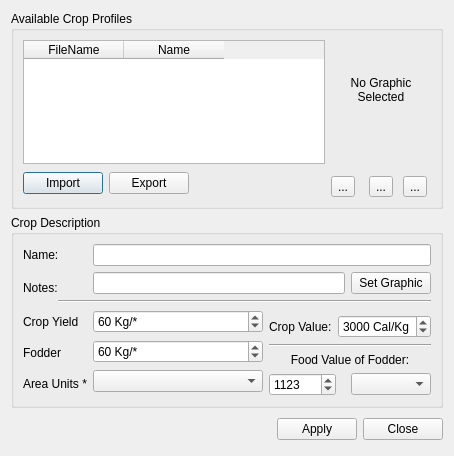
<ui version="4.0" >
 <class>LaCropManagerBase</class>
 <widget class="QDialog" name="LaCropManagerBase" >
  <property name="geometry" >
   <rect>
    <x>0</x>
    <y>0</y>
    <width>454</width>
    <height>456</height>
   </rect>
  </property>
  <property name="windowTitle" >
   <string>Crop Profile Manager</string>
  </property>
  <property name="windowIcon" >
   <iconset resource="../resources.qrc" >
    <normaloff>:/la_icon_small.png</normaloff>:/la_icon_small.png</iconset>
  </property>
  <layout class="QGridLayout" name="gridLayout_2" >
   <item row="0" column="0" colspan="3" >
    <widget class="QGroupBox" name="grpProfiles" >
     <property name="title" >
      <string>Available Crop Profiles</string>
     </property>
     <layout class="QGridLayout" >
      <property name="margin" >
       <number>9</number>
      </property>
      <property name="spacing" >
       <number>6</number>
      </property>
      <item rowspan="2" row="0" column="3" >
       <layout class="QGridLayout" >
        <property name="margin" >
         <number>0</number>
        </property>
        <property name="spacing" >
         <number>6</number>
        </property>
        <item row="2" column="0" >
         <widget class="QToolButton" name="toolNew" >
          <property name="toolTip" >
           <string>&lt;html>&lt;head>&lt;meta name="qrichtext" content="1" />&lt;style type="text/css">
p, li { white-space: pre-wrap; }
&lt;/style>&lt;/head>&lt;body style=" font-family:'Sans Serif'; font-size:9pt; font-weight:400; font-style:normal; text-decoration:none;">
&lt;p style=" margin-top:0px; margin-bottom:0px; margin-left:0px; margin-right:0px; -qt-block-indent:0; text-indent:0px;">Define a new crop&lt;/p>&lt;/body>&lt;/html></string>
          </property>
          <property name="whatsThis" >
           <string>&lt;html>&lt;head>&lt;meta name="qrichtext" content="1" />&lt;style type="text/css">
p, li { white-space: pre-wrap; }
&lt;/style>&lt;/head>&lt;body style=" font-family:'Sans Serif'; font-size:9pt; font-weight:400; font-style:normal; text-decoration:none;">
&lt;p style=" margin-top:0px; margin-bottom:0px; margin-left:0px; margin-right:0px; -qt-block-indent:0; text-indent:0px;">If you simply change the name or settings and click apply in the Crop Manager, you are just editing the Crop currently selected. To create a new Crop, you must click on the New button.&lt;/p>&lt;/body>&lt;/html></string>
          </property>
          <property name="text" >
           <string>...</string>
          </property>
          <property name="icon" >
           <iconset resource="../resources.qrc" >
            <normaloff>:/new.png</normaloff>:/new.png</iconset>
          </property>
         </widget>
        </item>
        <item row="2" column="2" >
         <widget class="QToolButton" name="toolDelete" >
          <property name="toolTip" >
           <string>&lt;html>&lt;head>&lt;meta name="qrichtext" content="1" />&lt;style type="text/css">
p, li { white-space: pre-wrap; }
&lt;/style>&lt;/head>&lt;body style=" font-family:'Sans Serif'; font-size:9pt; font-weight:400; font-style:normal; text-decoration:none;">
&lt;p style=" margin-top:0px; margin-bottom:0px; margin-left:0px; margin-right:0px; -qt-block-indent:0; text-indent:0px;">Delete the currently selected crop&lt;/p>&lt;/body>&lt;/html></string>
          </property>
          <property name="text" >
           <string>...</string>
          </property>
          <property name="icon" >
           <iconset resource="../resources.qrc" >
            <normaloff>:/delete.png</normaloff>:/delete.png</iconset>
          </property>
         </widget>
        </item>
        <item row="2" column="1" >
         <widget class="QToolButton" name="toolCopy" >
          <property name="toolTip" >
           <string>&lt;html>&lt;head>&lt;meta name="qrichtext" content="1" />&lt;style type="text/css">
p, li { white-space: pre-wrap; }
&lt;/style>&lt;/head>&lt;body style=" font-family:'Sans Serif'; font-size:9pt; font-weight:400; font-style:normal; text-decoration:none;">
&lt;p style=" margin-top:0px; margin-bottom:0px; margin-left:0px; margin-right:0px; -qt-block-indent:0; text-indent:0px;">Clone the currently selected crop&lt;/p>&lt;/body>&lt;/html></string>
          </property>
          <property name="whatsThis" >
           <string>&lt;html>&lt;head>&lt;meta name="qrichtext" content="1" />&lt;style type="text/css">
p, li { white-space: pre-wrap; }
&lt;/style>&lt;/head>&lt;body style=" font-family:'Sans Serif'; font-size:9pt; font-weight:400; font-style:normal; text-decoration:none;">
&lt;p style=" margin-top:0px; margin-bottom:0px; margin-left:0px; margin-right:0px; -qt-block-indent:0; text-indent:0px;">If you want to create a new crop that is similar to one already defined, you can clone this crop to save time. All of the settings of the crop you are cloning are transferred to the new clone, but the name is changed to Clone of ... (whatever the name of the crop you are cloning was).&lt;/p>&lt;/body>&lt;/html></string>
          </property>
          <property name="text" >
           <string>...</string>
          </property>
          <property name="icon" >
           <iconset resource="../resources.qrc" >
            <normaloff>:/copy.png</normaloff>:/copy.png</iconset>
          </property>
         </widget>
        </item>
        <item row="1" column="1" >
         <spacer>
          <property name="orientation" >
           <enum>Qt::Vertical</enum>
          </property>
          <property name="sizeHint" stdset="0" >
           <size>
            <width>20</width>
            <height>20</height>
           </size>
          </property>
         </spacer>
        </item>
        <item row="0" column="0" colspan="3" >
         <widget class="QLabel" name="lblCropPix" >
          <property name="sizePolicy" >
           <sizepolicy vsizetype="Fixed" hsizetype="Fixed" >
            <horstretch>0</horstretch>
            <verstretch>0</verstretch>
           </sizepolicy>
          </property>
          <property name="minimumSize" >
           <size>
            <width>100</width>
            <height>100</height>
           </size>
          </property>
          <property name="maximumSize" >
           <size>
            <width>100</width>
            <height>100</height>
           </size>
          </property>
          <property name="text" >
           <string>No Graphic
Selected</string>
          </property>
          <property name="alignment" >
           <set>Qt::AlignCenter</set>
          </property>
         </widget>
        </item>
       </layout>
      </item>
      <item row="0" column="0" colspan="3" >
       <widget class="QTableWidget" name="tblCrops" >
        <property name="sizePolicy" >
         <sizepolicy vsizetype="Expanding" hsizetype="Expanding" >
          <horstretch>0</horstretch>
          <verstretch>0</verstretch>
         </sizepolicy>
        </property>
        <property name="minimumSize" >
         <size>
          <width>0</width>
          <height>0</height>
         </size>
        </property>
        <property name="toolTip" >
         <string>&lt;html>&lt;head>&lt;meta name="qrichtext" content="1" />&lt;style type="text/css">
p, li { white-space: pre-wrap; }
&lt;/style>&lt;/head>&lt;body style=" font-family:'Sans Serif'; font-size:9pt; font-weight:400; font-style:normal; text-decoration:none;">
&lt;p style=" margin-top:0px; margin-bottom:0px; margin-left:0px; margin-right:0px; -qt-block-indent:0; text-indent:0px;">Select a crop here to see and/or edit it's properties below.&lt;/p>&lt;/body>&lt;/html></string>
        </property>
        <property name="whatsThis" >
         <string>&lt;html>&lt;head>&lt;meta name="qrichtext" content="1" />&lt;style type="text/css">
p, li { white-space: pre-wrap; }
&lt;/style>&lt;/head>&lt;body style=" font-family:'Sans Serif'; font-size:9pt; font-weight:400; font-style:normal; text-decoration:none;">
&lt;p style=" margin-top:0px; margin-bottom:0px; margin-left:0px; margin-right:0px; -qt-block-indent:0; text-indent:0px;">In order to enable Landuse Analyst to model any crop, several details must be entered to define specific varieties. Crop Manager asks for general information about the crop in this section. You might want to have more than one strain of the same variety, however, which is allowed.&lt;/p>
&lt;p style=" margin-top:12px; margin-bottom:12px; margin-left:0px; margin-right:0px; -qt-block-indent:0; text-indent:0px;">To define different strains of the same variety is quite easy. Let's say you want to have two kinds of wheat for example. The Name: field is Wheat for both, but in Notes: field, enter Hard Red for one, and Soft White for the other. Then adjust the other parameters as you wish. Even though the name is the same, the crop is saved uniquely.&lt;/p>&lt;/body>&lt;/html></string>
        </property>
        <property name="alternatingRowColors" >
         <bool>true</bool>
        </property>
        <property name="selectionMode" >
         <enum>QAbstractItemView::SingleSelection</enum>
        </property>
        <property name="selectionBehavior" >
         <enum>QAbstractItemView::SelectRows</enum>
        </property>
        <column>
         <property name="text" >
          <string>FileName</string>
         </property>
        </column>
        <column>
         <property name="text" >
          <string>Name</string>
         </property>
        </column>
       </widget>
      </item>
      <item row="1" column="0" >
       <widget class="QPushButton" name="pbnImport" >
        <property name="minimumSize" >
         <size>
          <width>80</width>
          <height>0</height>
         </size>
        </property>
        <property name="text" >
         <string>Import</string>
        </property>
       </widget>
      </item>
      <item row="1" column="1" >
       <widget class="QPushButton" name="pbnExport" >
        <property name="minimumSize" >
         <size>
          <width>80</width>
          <height>0</height>
         </size>
        </property>
        <property name="text" >
         <string>Export</string>
        </property>
       </widget>
      </item>
      <item row="1" column="2" >
       <spacer>
        <property name="orientation" >
         <enum>Qt::Horizontal</enum>
        </property>
        <property name="sizeHint" stdset="0" >
         <size>
          <width>111</width>
          <height>27</height>
         </size>
        </property>
       </spacer>
      </item>
     </layout>
    </widget>
   </item>
   <item row="1" column="0" colspan="3" >
    <widget class="QGroupBox" name="groupBoxPlantDescription" >
     <property name="whatsThis" >
      <string>&lt;html>&lt;head>&lt;meta name="qrichtext" content="1" />&lt;style type="text/css">
p, li { white-space: pre-wrap; }
&lt;/style>&lt;/head>&lt;body style=" font-family:'Sans Serif'; font-size:9pt; font-weight:400; font-style:normal; text-decoration:none;">
&lt;p style=" margin-top:0px; margin-bottom:0px; margin-left:0px; margin-right:0px; -qt-block-indent:0; text-indent:0px;">In order to enable Landuse Analyst to model any crop, several details must be entered to define specific varieties. Crop Manager asks for general information about the crop in this section. You might want to have more than one strain of the same variety, however, which is allowed.&lt;/p>
&lt;p style=" margin-top:12px; margin-bottom:12px; margin-left:0px; margin-right:0px; -qt-block-indent:0; text-indent:0px;">To define different strains of the same variety is quite easy. Let's say you want to have two kinds of wheat for example. The Name: field is Wheat for both, but in Notes: field, enter Hard Red for one, and Soft White for the other. Then adjust the other parameters as you wish. Even though the name is the same, the crop is saved uniquely.&lt;/p>&lt;/body>&lt;/html></string>
     </property>
     <property name="title" >
      <string>Crop Description</string>
     </property>
     <layout class="QGridLayout" name="gridLayout" >
      <item row="0" column="0" colspan="2" >
       <widget class="QLabel" name="label" >
        <property name="text" >
         <string>Name:</string>
        </property>
       </widget>
      </item>
      <item row="0" column="2" colspan="4" >
       <widget class="QLineEdit" name="leName" >
        <property name="whatsThis" >
         <string>&lt;html>&lt;head>&lt;meta name="qrichtext" content="1" />&lt;style type="text/css">
p, li { white-space: pre-wrap; }
&lt;/style>&lt;/head>&lt;body style=" font-family:'Sans Serif'; font-size:9pt; font-weight:400; font-style:normal; text-decoration:none;">
&lt;p style=" margin-top:0px; margin-bottom:0px; margin-left:0px; margin-right:0px; -qt-block-indent:0; text-indent:0px;">Enter the name of the crop you are defining in this field. You do not need a unique name. You can have, for example, 10 crops defined, all named "Wheat". Landuse Analyst uses a special method of saving the crops to eliminate the issue of duplicate filenames.&lt;/p>&lt;/body>&lt;/html></string>
        </property>
       </widget>
      </item>
      <item rowspan="2" row="1" column="0" colspan="2" >
       <widget class="QLabel" name="label_4" >
        <property name="text" >
         <string>Notes:</string>
        </property>
       </widget>
      </item>
      <item row="1" column="2" colspan="3" >
       <widget class="QLineEdit" name="leDescription" >
        <property name="whatsThis" >
         <string>&lt;html>&lt;head>&lt;meta name="qrichtext" content="1" />&lt;style type="text/css">
p, li { white-space: pre-wrap; }
&lt;/style>&lt;/head>&lt;body style=" font-family:'Sans Serif'; font-size:9pt; font-weight:400; font-style:normal; text-decoration:none;">
&lt;p style=" margin-top:0px; margin-bottom:0px; margin-left:0px; margin-right:0px; -qt-block-indent:0; text-indent:0px;">Because Landuse Analyst allows more than one type of crop to be defined, the Notes: field allows you to give a brief description of the the crop. For example, you may have two "Wheat" crops defined, and the Notes: fields could contain "Hard Red" and "Soft White" to distinguish between them.&lt;/p>&lt;/body>&lt;/html></string>
        </property>
       </widget>
      </item>
      <item row="1" column="5" >
       <widget class="QPushButton" name="pbnCropPic" >
        <property name="sizePolicy" >
         <sizepolicy vsizetype="Fixed" hsizetype="Fixed" >
          <horstretch>0</horstretch>
          <verstretch>0</verstretch>
         </sizepolicy>
        </property>
        <property name="text" >
         <string>Set Graphic</string>
        </property>
       </widget>
      </item>
      <item row="2" column="1" colspan="5" >
       <widget class="Line" name="line_2" >
        <property name="orientation" >
         <enum>Qt::Horizontal</enum>
        </property>
       </widget>
      </item>
      <item rowspan="5" row="3" column="0" colspan="2" >
       <layout class="QVBoxLayout" >
        <item>
         <widget class="QLabel" name="labelPlantDescription4" >
          <property name="sizePolicy" >
           <sizepolicy vsizetype="Preferred" hsizetype="Preferred" >
            <horstretch>0</horstretch>
            <verstretch>0</verstretch>
           </sizepolicy>
          </property>
          <property name="text" >
           <string>Crop Yield</string>
          </property>
          <property name="textFormat" >
           <enum>Qt::AutoText</enum>
          </property>
          <property name="wordWrap" >
           <bool>false</bool>
          </property>
         </widget>
        </item>
        <item>
         <widget class="QLabel" name="labelPlantDescription6" >
          <property name="sizePolicy" >
           <sizepolicy vsizetype="Preferred" hsizetype="Minimum" >
            <horstretch>0</horstretch>
            <verstretch>0</verstretch>
           </sizepolicy>
          </property>
          <property name="toolTip" >
           <string>&lt;html>&lt;head>&lt;meta name="qrichtext" content="1" />&lt;style type="text/css">
p, li { white-space: pre-wrap; }
&lt;/style>&lt;/head>&lt;body style=" font-family:'Sans Serif'; font-size:9pt; font-weight:400; font-style:normal; text-decoration:none;">
&lt;p style=" margin-top:0px; margin-bottom:0px; margin-left:0px; margin-right:0px; -qt-block-indent:0; text-indent:0px;">Fodder produced from Wheat&lt;/p>&lt;/body>&lt;/html></string>
          </property>
          <property name="whatsThis" >
           <string>&lt;html>&lt;head>&lt;meta name="qrichtext" content="1" />&lt;style type="text/css">
p, li { white-space: pre-wrap; }
&lt;/style>&lt;/head>&lt;body style=" font-family:'Sans Serif'; font-size:9pt; font-weight:400; font-style:normal; text-decoration:none;">
&lt;p style=" margin-top:0px; margin-bottom:0px; margin-left:0px; margin-right:0px; -qt-block-indent:0; text-indent:0px;">Fodder is the straw and chaff left after harvesting the grain.  Enter the number of Kilograms expected for this crop per (either) dunum or hectare&lt;/p>&lt;/body>&lt;/html></string>
          </property>
          <property name="text" >
           <string>Fodder</string>
          </property>
          <property name="textFormat" >
           <enum>Qt::AutoText</enum>
          </property>
          <property name="wordWrap" >
           <bool>false</bool>
          </property>
         </widget>
        </item>
        <item>
         <widget class="QLabel" name="label_3" >
          <property name="text" >
           <string>Area Units *</string>
          </property>
         </widget>
        </item>
       </layout>
      </item>
      <item rowspan="5" row="3" column="2" >
       <layout class="QVBoxLayout" >
        <item>
         <widget class="QSpinBox" name="sbCropYield" >
          <property name="sizePolicy" >
           <sizepolicy vsizetype="Fixed" hsizetype="Expanding" >
            <horstretch>0</horstretch>
            <verstretch>0</verstretch>
           </sizepolicy>
          </property>
          <property name="toolTip" >
           <string>&lt;html>&lt;head>&lt;meta name="qrichtext" content="1" />&lt;style type="text/css">
p, li { white-space: pre-wrap; }
&lt;/style>&lt;/head>&lt;body style=" font-family:'Sans Serif'; font-size:9pt; font-weight:400; font-style:normal; text-decoration:none;">
&lt;p style=" margin-top:0px; margin-bottom:0px; margin-left:0px; margin-right:0px; -qt-block-indent:0; text-indent:0px;">Yield of Crop&lt;/p>&lt;/body>&lt;/html></string>
          </property>
          <property name="whatsThis" >
           <string>&lt;html>&lt;head>&lt;meta name="qrichtext" content="1" />&lt;style type="text/css">
p, li { white-space: pre-wrap; }
&lt;/style>&lt;/head>&lt;body style=" font-family:'Sans Serif'; font-size:9pt; font-weight:400; font-style:normal; text-decoration:none;">
&lt;p style=" margin-top:0px; margin-bottom:0px; margin-left:0px; margin-right:0px; -qt-block-indent:0; text-indent:0px;">Here you must enter what you think the average yield for the crop would have been. This is a measure of Kg produced per the given area of sown land.&lt;/p>&lt;/body>&lt;/html></string>
          </property>
          <property name="suffix" >
           <string> Kg/*</string>
          </property>
          <property name="maximum" >
           <number>400</number>
          </property>
          <property name="value" >
           <number>60</number>
          </property>
         </widget>
        </item>
        <item>
         <widget class="QSpinBox" name="sbCropFodderProduction" >
          <property name="sizePolicy" >
           <sizepolicy vsizetype="Fixed" hsizetype="Expanding" >
            <horstretch>0</horstretch>
            <verstretch>0</verstretch>
           </sizepolicy>
          </property>
          <property name="toolTip" >
           <string>&lt;html>&lt;head>&lt;meta name="qrichtext" content="1" />&lt;style type="text/css">
p, li { white-space: pre-wrap; }
&lt;/style>&lt;/head>&lt;body style=" font-family:'Sans Serif'; font-size:9pt; font-weight:400; font-style:normal; text-decoration:none;">
&lt;p style=" margin-top:0px; margin-bottom:0px; margin-left:0px; margin-right:0px; -qt-block-indent:0; text-indent:0px;">Fodder produced from Wheat&lt;/p>&lt;/body>&lt;/html></string>
          </property>
          <property name="whatsThis" >
           <string>&lt;html>&lt;head>&lt;meta name="qrichtext" content="1" />&lt;style type="text/css">
p, li { white-space: pre-wrap; }
&lt;/style>&lt;/head>&lt;body style=" font-family:'Sans Serif'; font-size:9pt; font-weight:400; font-style:normal; text-decoration:none;">
&lt;p style=" margin-top:0px; margin-bottom:0px; margin-left:0px; margin-right:0px; -qt-block-indent:0; text-indent:0px;">The Fodder Yield is how many Kg of Straw and Chaff (per area unit) that is &lt;span style=" font-weight:600;">made available to animals for feed&lt;/span>.&lt;/p>
&lt;p style="-qt-paragraph-type:empty; margin-top:0px; margin-bottom:0px; margin-left:0px; margin-right:0px; -qt-block-indent:0; text-indent:0px;">&lt;/p>
&lt;p style=" margin-top:0px; margin-bottom:0px; margin-left:0px; margin-right:0px; -qt-block-indent:0; text-indent:0px;">Fodder is the straw and chaff left after harvesting the grain.  Enter the number of Kilograms expected to be produced from this crop per (either) dunum or hectare.  &lt;span style=" font-weight:600; color:#0000ff;">Note that this fodder amount is solely for consumption by animals.&lt;/span>  If straw or chaff is being used for other purposes, it must be taken out of the total expected fodder level.&lt;/p>&lt;/body>&lt;/html></string>
          </property>
          <property name="suffix" >
           <string> Kg/*</string>
          </property>
          <property name="maximum" >
           <number>400</number>
          </property>
          <property name="value" >
           <number>60</number>
          </property>
         </widget>
        </item>
        <item>
         <widget class="QComboBox" name="cbAreaUnits" >
          <property name="sizePolicy" >
           <sizepolicy vsizetype="Fixed" hsizetype="Preferred" >
            <horstretch>0</horstretch>
            <verstretch>0</verstretch>
           </sizepolicy>
          </property>
          <property name="toolTip" >
           <string>&lt;html>&lt;head>&lt;meta name="qrichtext" content="1" />&lt;style type="text/css">
p, li { white-space: pre-wrap; }
&lt;/style>&lt;/head>&lt;body style=" font-family:'Sans Serif'; font-size:9pt; font-weight:400; font-style:normal; text-decoration:none;">
&lt;p style=" margin-top:0px; margin-bottom:0px; margin-left:0px; margin-right:0px; -qt-block-indent:0; text-indent:0px;">1 dunum = 1000 square meters&lt;/p>
&lt;p style=" margin-top:0px; margin-bottom:0px; margin-left:0px; margin-right:0px; -qt-block-indent:0; text-indent:0px;">1 hectare = 10,000 square meters&lt;/p>&lt;/body>&lt;/html></string>
          </property>
          <property name="whatsThis" >
           <string>&lt;html>&lt;head>&lt;meta name="qrichtext" content="1" />&lt;style type="text/css">
p, li { white-space: pre-wrap; }
&lt;/style>&lt;/head>&lt;body style=" font-family:'Sans Serif'; font-size:9pt; font-weight:400; font-style:normal; text-decoration:none;">
&lt;p style=" margin-top:0px; margin-bottom:0px; margin-left:0px; margin-right:0px; -qt-block-indent:0; text-indent:0px;">Select either Dunums or Hectares. This option is merely for convenience, to accomodate data that is available based on the two different units. (Basically I just got sick of having to convert between the two all the time! :P)&lt;/p>&lt;/body>&lt;/html></string>
          </property>
         </widget>
        </item>
       </layout>
      </item>
      <item row="4" column="3" >
       <widget class="QLabel" name="label_2" >
        <property name="text" >
         <string>Crop Value:</string>
        </property>
       </widget>
      </item>
      <item row="4" column="4" colspan="2" >
       <widget class="QSpinBox" name="sbCropCalories" >
        <property name="sizePolicy" >
         <sizepolicy vsizetype="Fixed" hsizetype="Fixed" >
          <horstretch>0</horstretch>
          <verstretch>0</verstretch>
         </sizepolicy>
        </property>
        <property name="toolTip" >
         <string>&lt;html>&lt;head>&lt;meta name="qrichtext" content="1" />&lt;style type="text/css">
p, li { white-space: pre-wrap; }
&lt;/style>&lt;/head>&lt;body style=" font-family:'Sans Serif'; font-size:9pt; font-weight:400; font-style:normal; text-decoration:none;">
&lt;p style=" margin-top:0px; margin-bottom:0px; margin-left:0px; margin-right:0px; -qt-block-indent:0; text-indent:0px;">The number of calories in 1 Kg of that part of the crop which is eaten (ie. the grain or fruit). &lt;/p>&lt;/body>&lt;/html></string>
        </property>
        <property name="whatsThis" >
         <string>&lt;html>&lt;head>&lt;meta name="qrichtext" content="1" />&lt;style type="text/css">
p, li { white-space: pre-wrap; }
&lt;/style>&lt;/head>&lt;body style=" font-family:'Sans Serif'; font-size:9pt; font-weight:400; font-style:normal; text-decoration:none;">
&lt;p style="-qt-paragraph-type:empty; margin-top:0px; margin-bottom:0px; margin-left:0px; margin-right:0px; -qt-block-indent:0; text-indent:0px;">&lt;/p>&lt;/body>&lt;/html></string>
        </property>
        <property name="suffix" >
         <string> Cal/Kg</string>
        </property>
        <property name="minimum" >
         <number>1</number>
        </property>
        <property name="maximum" >
         <number>5000</number>
        </property>
        <property name="value" >
         <number>3000</number>
        </property>
       </widget>
      </item>
      <item row="5" column="3" colspan="3" >
       <widget class="Line" name="line" >
        <property name="orientation" >
         <enum>Qt::Horizontal</enum>
        </property>
       </widget>
      </item>
      <item row="6" column="3" colspan="3" >
       <widget class="QLabel" name="label_5" >
        <property name="text" >
         <string>Food Value of Fodder:</string>
        </property>
        <property name="alignment" >
         <set>Qt::AlignCenter</set>
        </property>
       </widget>
      </item>
      <item row="7" column="3" colspan="2" >
       <widget class="QSpinBox" name="sbCropFodderValue" >
        <property name="sizePolicy" >
         <sizepolicy vsizetype="Fixed" hsizetype="Fixed" >
          <horstretch>0</horstretch>
          <verstretch>0</verstretch>
         </sizepolicy>
        </property>
        <property name="toolTip" >
         <string>&lt;html>&lt;head>&lt;meta name="qrichtext" content="1" />&lt;style type="text/css">
p, li { white-space: pre-wrap; }
&lt;/style>&lt;/head>&lt;body style=" font-family:'Sans Serif'; font-size:9pt; font-weight:400; font-style:normal; text-decoration:none;">
&lt;p style=" margin-top:0px; margin-bottom:0px; margin-left:0px; margin-right:0px; -qt-block-indent:0; text-indent:0px;">Calories per kilogram of fodder&lt;/p>&lt;/body>&lt;/html></string>
        </property>
        <property name="whatsThis" >
         <string>&lt;html>&lt;head>&lt;meta name="qrichtext" content="1" />&lt;style type="text/css">
p, li { white-space: pre-wrap; }
&lt;/style>&lt;/head>&lt;body style=" font-family:'Sans Serif'; font-size:9pt; font-weight:400; font-style:normal; text-decoration:none;">
&lt;p style=" margin-top:0px; margin-bottom:0px; margin-left:0px; margin-right:0px; -qt-block-indent:0; text-indent:0px;">Food value of fodder when used as feed for domestic animals.  This is measured in calories per kilogram.&lt;/p>&lt;/body>&lt;/html></string>
        </property>
        <property name="suffix" >
         <string/>
        </property>
        <property name="minimum" >
         <number>1</number>
        </property>
        <property name="maximum" >
         <number>500000</number>
        </property>
        <property name="singleStep" >
         <number>1</number>
        </property>
        <property name="value" >
         <number>1123</number>
        </property>
       </widget>
      </item>
      <item row="7" column="5" >
       <widget class="QComboBox" name="cbFodderEnergyType" />
      </item>
     </layout>
     <zorder>label</zorder>
     <zorder>leName</zorder>
     <zorder>label_4</zorder>
     <zorder>leDescription</zorder>
     <zorder>pbnCropPic</zorder>
     <zorder>line_2</zorder>
     <zorder>line</zorder>
     <zorder>sbCropFodderValue</zorder>
     <zorder>cbFodderEnergyType</zorder>
    </widget>
   </item>
   <item row="2" column="0" >
    <spacer>
     <property name="orientation" >
      <enum>Qt::Horizontal</enum>
     </property>
     <property name="sizeHint" stdset="0" >
      <size>
       <width>31</width>
       <height>31</height>
      </size>
     </property>
    </spacer>
   </item>
   <item row="2" column="1" >
    <widget class="QPushButton" name="pbnApply" >
     <property name="toolTip" >
      <string>&lt;html>&lt;head>&lt;meta name="qrichtext" content="1" />&lt;style type="text/css">
p, li { white-space: pre-wrap; }
&lt;/style>&lt;/head>&lt;body style=" font-family:'Sans Serif'; font-size:9pt; font-weight:400; font-style:normal; text-decoration:none;">
&lt;p style=" margin-top:0px; margin-bottom:0px; margin-left:0px; margin-right:0px; -qt-block-indent:0; text-indent:0px;">Saves all settings&lt;/p>&lt;/body>&lt;/html></string>
     </property>
     <property name="whatsThis" >
      <string>&lt;html>&lt;head>&lt;meta name="qrichtext" content="1" />&lt;style type="text/css">
p, li { white-space: pre-wrap; }
&lt;/style>&lt;/head>&lt;body style=" font-family:'Sans Serif'; font-size:9pt; font-weight:400; font-style:normal; text-decoration:none;">
&lt;p style=" margin-top:0px; margin-bottom:0px; margin-left:0px; margin-right:0px; -qt-block-indent:0; text-indent:0px;">After completing all fields to define a crop, you &lt;span style=" font-weight:600;">MUST&lt;/span> click the Apply button to save it. The name does not have to be unique, as Landuse Analyst has a special way of saving crops to allow for duplicate crop names. It is helpful, however, to utilize the Notes field to distinguish between same-named crop definitions.&lt;/p>&lt;/body>&lt;/html></string>
     </property>
     <property name="text" >
      <string>Apply</string>
     </property>
     <property name="checkable" >
      <bool>false</bool>
     </property>
     <property name="flat" >
      <bool>false</bool>
     </property>
    </widget>
   </item>
   <item row="2" column="2" >
    <widget class="QPushButton" name="pbnClose" >
     <property name="sizePolicy" >
      <sizepolicy vsizetype="Fixed" hsizetype="Minimum" >
       <horstretch>0</horstretch>
       <verstretch>0</verstretch>
      </sizepolicy>
     </property>
     <property name="toolTip" >
      <string>&lt;html>&lt;head>&lt;meta name="qrichtext" content="1" />&lt;style type="text/css">
p, li { white-space: pre-wrap; }
&lt;/style>&lt;/head>&lt;body style=" font-family:'Sans Serif'; font-size:9pt; font-weight:400; font-style:normal; text-decoration:none;">
&lt;p style=" margin-top:0px; margin-bottom:0px; margin-left:0px; margin-right:0px; -qt-block-indent:0; text-indent:0px;">&lt;span style=" font-weight:600; font-style:italic; color:#0000ff;">Have you applied your changes?&lt;/span>&lt;/p>&lt;/body>&lt;/html></string>
     </property>
     <property name="text" >
      <string>Close</string>
     </property>
    </widget>
   </item>
  </layout>
 </widget>
 <tabstops>
  <tabstop>tblCrops</tabstop>
  <tabstop>pbnImport</tabstop>
  <tabstop>pbnExport</tabstop>
  <tabstop>toolNew</tabstop>
  <tabstop>toolCopy</tabstop>
  <tabstop>toolDelete</tabstop>
  <tabstop>leName</tabstop>
  <tabstop>leDescription</tabstop>
  <tabstop>sbCropYield</tabstop>
  <tabstop>sbCropCalories</tabstop>
  <tabstop>sbCropFodderProduction</tabstop>
  <tabstop>sbCropFodderValue</tabstop>
  <tabstop>cbAreaUnits</tabstop>
  <tabstop>pbnApply</tabstop>
  <tabstop>pbnClose</tabstop>
 </tabstops>
 <resources/>
 <connections>
  <connection>
   <sender>pbnClose</sender>
   <signal>clicked()</signal>
   <receiver>LaCropManagerBase</receiver>
   <slot>reject()</slot>
   <hints>
    <hint type="sourcelabel" >
     <x>500</x>
     <y>459</y>
    </hint>
    <hint type="destinationlabel" >
     <x>164</x>
     <y>476</y>
    </hint>
   </hints>
  </connection>
 </connections>
</ui>
